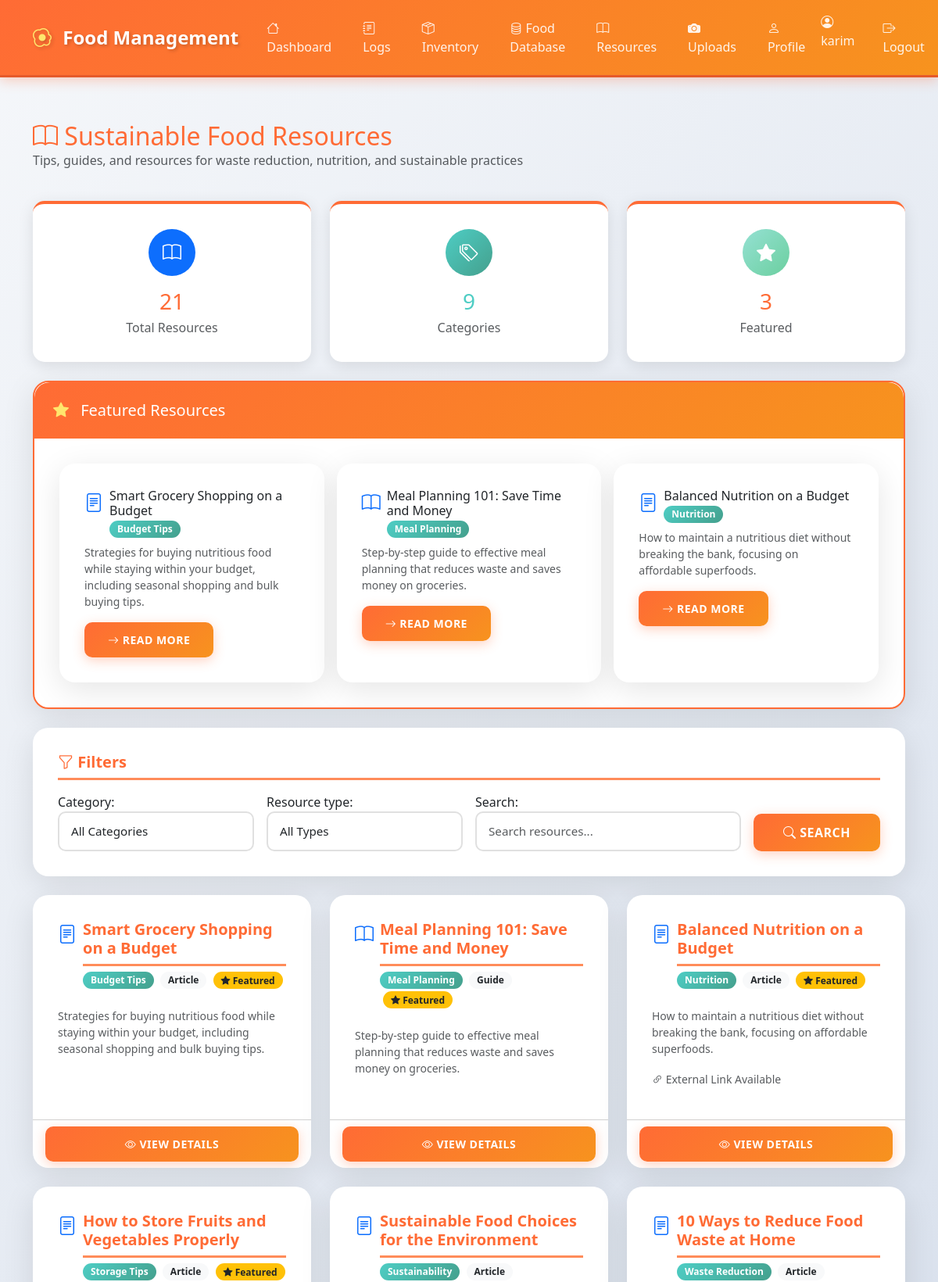
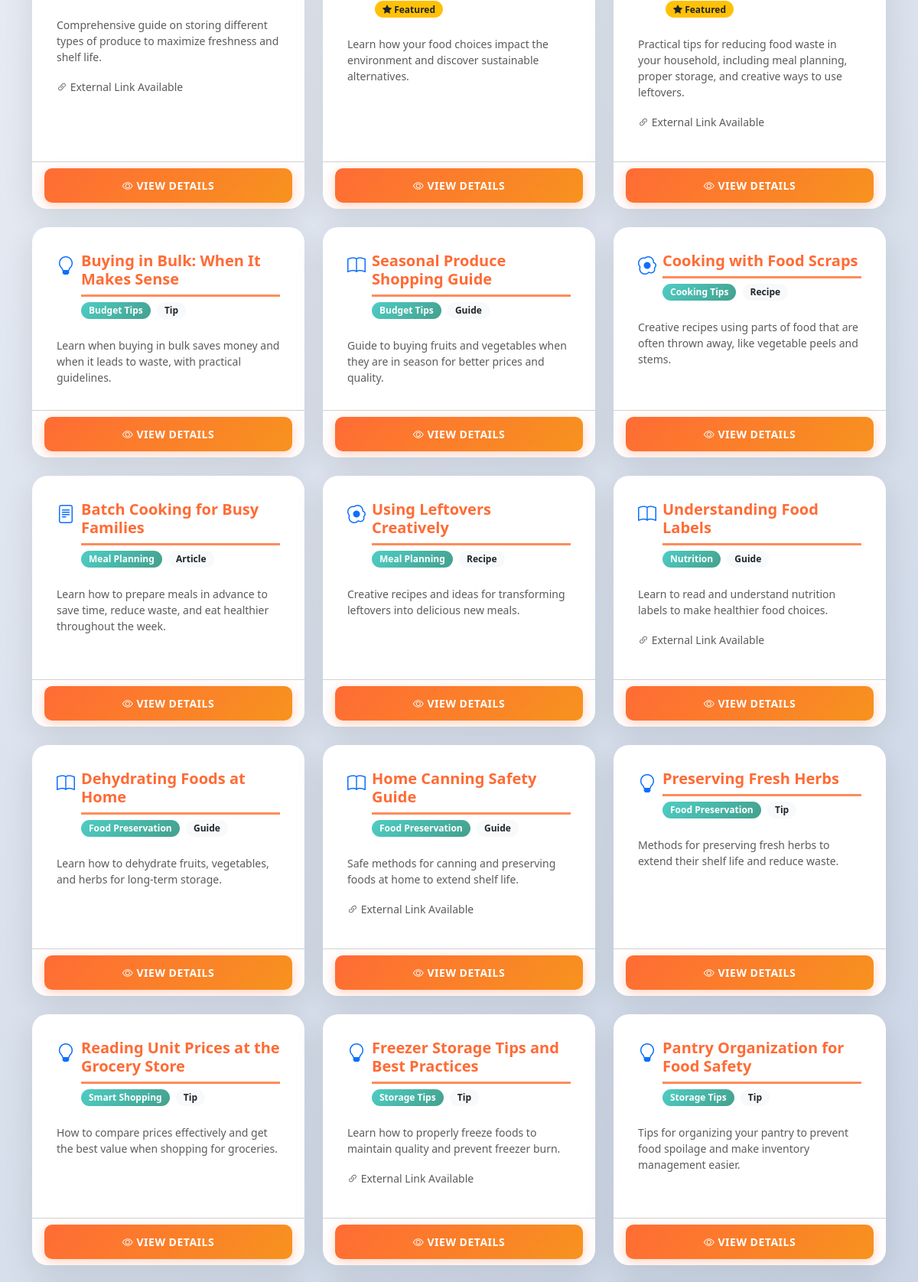
The app's page /resources/ (signed in, upper part) with its own data (2 pictures, top to bottom).
### resources/models.py (models this page shows, shortened)
class Resource(models.Model):
    CATEGORY_CHOICES = [
        ('waste_reduction', 'Waste Reduction'),
        ('budget_tips', 'Budget Tips'),
        ('meal_planning', 'Meal Planning'),
        ('storage_tips', 'Storage Tips'),
        ('nutrition', 'Nutrition'),
        ('sustainability', 'Sustainability'),
        ('cooking_tips', 'Cooking Tips'),
        ('preservation', 'Food Preservation'),
        ('shopping', 'Smart Shopping'),
        ('other', 'Other'),
    ]
    TYPE_CHOICES = [
        ('article', 'Article'),
        ('video', 'Video'),
        ('guide', 'Guide'),
        ('tip', 'Tip'),
        ('recipe', 'Recipe'),
        ('tool', 'Tool'),
        ('website', 'Website'),
    ]
    title = models.CharField(max_length=255, help_text="Title of the resource")
    description = models.TextField(help_text="Description of the resource")
    url = models.URLField(
        blank=True,
        null=True,
        help_text="URL to the resource (if applicable)"
    )
    category = models.CharField(
        max_length=50,
        choices=CATEGORY_CHOICES,
        help_text="Category of the resource"
    )
    resource_type = models.CharField(
        max_length=20,
        choices=TYPE_CHOICES,
        default='article',
        help_text="Type of resource"
    )
    featured = models.BooleanField(
        default=False,
        help_text="Mark as featured resource"
    )
    created_at = models.DateTimeField(auto_now_add=True)
    updated_at = models.DateTimeField(auto_now=True)
    class Meta:
        verbose_name = "Resource"
        verbose_name_plural = "Resources"
        ordering = ['-featured', 'category', 'title']
        indexes = [
            models.Index(fields=['category']),
            models.Index(fields=['resource_type']),
            models.Index(fields=['featured']),
        ]
    def get_type_icon(self):
        icons = {
            'article': 'bi-file-text',
            'video': 'bi-play-circle',
            'guide': 'bi-book',
            'tip': 'bi-lightbulb',
            'recipe': 'bi-egg-fried',
            'tool': 'bi-tools',
            'website': 'bi-globe',
        }
        return icons.get(self.resource_type, 'bi-file')

### resources/views.py (the view)
# urls.py: path('', views.resource_list, name='list'),
@login_required
def resource_list(request):
    resources = Resource.objects.all()
    filter_form = ResourceFilterForm(request.GET)
    if filter_form.is_valid():
        category = filter_form.cleaned_data.get('category')
        resource_type = filter_form.cleaned_data.get('resource_type')
        search = filter_form.cleaned_data.get('search')
        if category:
            resources = resources.filter(category=category)
        if resource_type:
            resources = resources.filter(resource_type=resource_type)
        if search:
            resources = resources.filter(
                Q(title__icontains=search) |
                Q(description__icontains=search)
            )
    featured_resources = resources.filter(featured=True)[:3]
    total_resources = resources.count()
    category_stats = resources.values('category').annotate(
        count=Count('id')
    ).order_by('-count')
    type_stats = resources.values('resource_type').annotate(
        count=Count('id')
    ).order_by('-count')
    resources_by_category = {}
    for resource in resources:
        category_name = resource.get_category_display()
        if category_name not in resources_by_category:
            resources_by_category[category_name] = []
        resources_by_category[category_name].append(resource)
    context = {
        'resources': resources,
        'featured_resources': featured_resources,
        'filter_form': filter_form,
        'total_resources': total_resources,
        'category_stats': category_stats,
        'type_stats': type_stats,
        'resources_by_category': resources_by_category,
    }
    return render(request, 'resources/list.html', context)

### templates/resources/list.html (shortened to what this page needs)
{% extends 'base.html' %}
{% block content %}
<div class="row mb-4">
    <div class="col-12">
        <h2 class="text-primary-custom mb-0">
            <i class="bi bi-book"></i> Sustainable Food Resources
        </h2>
        <p class="text-muted">Tips, guides, and resources for waste reduction, nutrition, and sustainable practices</p>
    </div>
</div>
<div class="row g-4 mb-4">
    <div class="col-md-4">
        <div class="dashboard-card text-center">
            <div class="rounded-circle bg-primary text-white d-flex align-items-center justify-content-center mx-auto mb-3" style="width: 60px; height: 60px; font-size: 1.5rem;">
                <i class="bi bi-book"></i>
            </div>
            <h3 class="mb-1" style="color: var(--primary-color);">{{ total_resources }}</h3>
            <p class="text-muted mb-0">Total Resources</p>
        </div>
    </div>
    <div class="col-md-4">
        <div class="dashboard-card text-center">
            <div class="rounded-circle text-white d-flex align-items-center justify-content-center mx-auto mb-3" style="width: 60px; height: 60px; font-size: 1.5rem; background: var(--gradient-secondary);">
                <i class="bi bi-tags"></i>
            </div>
            <h3 class="mb-1" style="color: var(--secondary-color);">{{ category_stats|length }}</h3>
            <p class="text-muted mb-0">Categories</p>
        </div>
    </div>
    <div class="col-md-4">
        <div class="dashboard-card text-center">
            <div class="rounded-circle text-white d-flex align-items-center justify-content-center mx-auto mb-3" style="width: 60px; height: 60px; font-size: 1.5rem; background: var(--gradient-success);">
                <i class="bi bi-star-fill"></i>
            </div>
            <h3 class="mb-1" style="color: var(--primary-color);">{{ featured_resources|length }}</h3>
            <p class="text-muted mb-0">Featured</p>
        </div>
    </div>
</div>
{% if featured_resources %}
<div class="card mb-4" style="border: 2px solid var(--primary-color);">
    <div class="card-header text-white">
        <h5 class="mb-0">
            <i class="bi bi-star-fill"></i> Featured Resources
        </h5>
    </div>
    <div class="card-body">
        <div class="row g-3">
            {% for resource in featured_resources %}
            <div class="col-md-4">
                <div class="card h-100">
                    <div class="card-body">
                        <div class="d-flex align-items-start mb-2">
                            <i class="bi {{ resource.get_type_icon }} text-primary me-2" style="font-size: 1.5rem;"></i>
                            <div>
                                <h6 class="card-title mb-0">{{ resource.title }}</h6>
                                <span class="badge" style="background: var(--gradient-secondary);">
                                    {{ resource.get_category_display }}
                                </span>
                            </div>
                        </div>
                        <p class="card-text small text-muted">{{ resource.description|truncatewords:20 }}</p>
                        <a href="{% url 'resources:detail' resource.pk %}" class="btn btn-sm btn-primary">
                            <i class="bi bi-arrow-right"></i> Read More
                        </a>
                    </div>
                </div>
            </div>
            {% endfor %}
        </div>
    </div>
</div>
{% endif %}
<div class="card mb-4">
    <div class="card-body">
        <h5 class="card-title mb-3">
            <i class="bi bi-funnel"></i> Filters
        </h5>
        <form method="get" class="row g-3">
            <div class="col-md-3">
                {{ filter_form.category.label_tag }}
                {{ filter_form.category }}
            </div>
            <div class="col-md-3">
                {{ filter_form.resource_type.label_tag }}
                {{ filter_form.resource_type }}
            </div>
            <div class="col-md-4">
                {{ filter_form.search.label_tag }}
                {{ filter_form.search }}
            </div>
            <div class="col-md-2 d-flex align-items-end">
                <button type="submit" class="btn btn-primary w-100">
                    <i class="bi bi-search"></i> Search
                </button>
            </div>
        </form>
    </div>
</div>
{% if resources %}
<div class="row g-4">
    {% for resource in resources %}
    <div class="col-md-6 col-lg-4">
        <div class="card h-100">
            <div class="card-body">
                <div class="d-flex align-items-start mb-3">
                    <i class="bi {{ resource.get_type_icon }} text-primary me-2" style="font-size: 1.5rem;"></i>
                    <div class="flex-grow-1">
                        <h5 class="card-title mb-1">{{ resource.title }}</h5>
                        <div class="mb-2">
                            <span class="badge" style="background: var(--gradient-secondary);">
                                {{ resource.get_category_display }}
                            </span>
                            <span class="badge bg-light text-dark ms-1">
                                {{ resource.get_resource_type_display }}
                            </span>
                            {% if resource.featured %}
                            <span class="badge bg-warning text-dark ms-1">
                                <i class="bi bi-star-fill"></i> Featured
                            </span>
                            {% endif %}
                        </div>
                    </div>
                </div>
                <p class="card-text text-muted small">{{ resource.description|truncatewords:25 }}</p>
                {% if resource.url %}
                <div class="mb-2">
                    <small class="text-muted">
                        <i class="bi bi-link-45deg"></i> External Link Available
                    </small>
                </div>
                {% endif %}
            </div>
            <div class="card-footer bg-transparent">
                <a href="{% url 'resources:detail' resource.pk %}" class="btn btn-sm btn-primary w-100">
                    <i class="bi bi-eye"></i> View Details
                </a>
            </div>
        </div>
    </div>
    {% endfor %}
</div>
{% endif %}
{% endblock %}

### templates/base.html (shortened to what this page needs)
<!DOCTYPE html>
<html lang="en">
<head>
    {% load static %}
    <link href="https://cdn.jsdelivr.net/npm/bootstrap@5.3.0/dist/css/bootstrap.min.css" rel="stylesheet">
    <link rel="stylesheet" href="https://cdn.jsdelivr.net/npm/bootstrap-icons@1.11.0/font/bootstrap-icons.css">
    <link rel="stylesheet" href="{% static 'css/style.css' %}">
</head>
<body>
    {% if user.is_authenticated %}
    <nav class="navbar navbar-expand-lg navbar-dark">
        <div class="container">
            <a class="navbar-brand" href="{% url 'dashboard_placeholder' %}">
                <i class="bi bi-egg-fried"></i> Food Management
            </a>
            <div class="collapse navbar-collapse" id="navbarNav">
                <ul class="navbar-nav me-auto">
                    <li class="nav-item">
                        <a class="nav-link" href="{% url 'dashboard_placeholder' %}">
                            <i class="bi bi-house"></i> Dashboard
                        </a>
                    </li>
                    <li class="nav-item">
                        <a class="nav-link" href="{% url 'logs:list' %}">
                            <i class="bi bi-journal-text"></i> Logs
                        </a>
                    </li>
                    <li class="nav-item">
                        <a class="nav-link" href="{% url 'inventory:list' %}">
                            <i class="bi bi-box-seam"></i> Inventory
                        </a>
                    </li>
                    <li class="nav-item">
                        <a class="nav-link" href="{% url 'inventory:food_items_list' %}">
                            <i class="bi bi-database"></i> Food Database
                        </a>
                    </li>
                    <li class="nav-item">
                        <a class="nav-link" href="{% url 'resources:list' %}">
                            <i class="bi bi-book"></i> Resources
                        </a>
                    </li>
                    <li class="nav-item">
                        <a class="nav-link" href="{% url 'uploads:list' %}">
                            <i class="bi bi-camera-fill"></i> Uploads
                        </a>
                    </li>
                    <li class="nav-item">
                        <a class="nav-link" href="{% url 'accounts:profile' %}">
                            <i class="bi bi-person"></i> Profile
                        </a>
                    </li>
                </ul>
                <ul class="navbar-nav">
                    <li class="nav-item">
                        <span class="navbar-text me-3">
                            <i class="bi bi-person-circle"></i> {{ user.username }}
                        </span>
                    </li>
                    <li class="nav-item">
                        <a class="nav-link" href="{% url 'accounts:logout' %}">
                            <i class="bi bi-box-arrow-right"></i> Logout
                        </a>
                    </li>
                </ul>
            </div>
        </div>
    </nav>
    {% endif %}
    <main class="container my-4">
        {% block content %}{% endblock %}
    </main>
</body>
</html>

### records on screen
Resource: title "Smart Grocery Shopping on a Budget", category "Budget Tips", description "Strategies for buying nutritious food while staying within your budget, including seasonal shopping and bulk buying tips.", resource_type "Article", featured True (drawn)
Resource: title "Meal Planning 101: Save Time and Money", category "Meal Planning", description "Step-by-step guide to effective meal planning that reduces waste and saves money on groceries.", resource_type "Guide", featured True (drawn)
Resource: title "Balanced Nutrition on a Budget", category "Nutrition", description "How to maintain a nutritious diet without breaking the bank, focusing on affordable superfoods.", resource_type "Article", featured True (drawn), shows "External Link Available"
Resource: title "How to Store Fruits and Vegetables Properly", category "Storage Tips", resource_type "Article", featured True (drawn), description "Comprehensive guide on storing different types of produce to maximize freshness and shelf life.", shows "External Link Available"
Resource: title "Sustainable Food Choices for the Environment", category "Sustainability", resource_type "Article", featured True (drawn), description "Learn how your food choices impact the environment and discover sustainable alternatives."
Resource: title "10 Ways to Reduce Food Waste at Home", category "Waste Reduction", resource_type "Article", featured True (drawn), description "Practical tips for reducing food waste in your household, including meal planning, proper storage, and creative ways to use leftovers.", shows "External Link Available"
Resource: title "Buying in Bulk: When It Makes Sense", category "Budget Tips", resource_type "Tip", description "Learn when buying in bulk saves money and when it leads to waste, with practical guidelines."
Resource: title "Seasonal Produce Shopping Guide", category "Budget Tips", resource_type "Guide", description "Guide to buying fruits and vegetables when they are in season for better prices and quality."
Resource: title "Cooking with Food Scraps", category "Cooking Tips", resource_type "Recipe", description "Creative recipes using parts of food that are often thrown away, like vegetable peels and stems."
Resource: title "Batch Cooking for Busy Families", category "Meal Planning", resource_type "Article", description "Learn how to prepare meals in advance to save time, reduce waste, and eat healthier throughout the week."
Resource: title "Using Leftovers Creatively", category "Meal Planning", resource_type "Recipe", description "Creative recipes and ideas for transforming leftovers into delicious new meals."
Resource: title "Understanding Food Labels", category "Nutrition", resource_type "Guide", description "Learn to read and understand nutrition labels to make healthier food choices.", shows "External Link Available"
Resource: title "Dehydrating Foods at Home", category "Food Preservation", resource_type "Guide", description "Learn how to dehydrate fruits, vegetables, and herbs for long-term storage."
Resource: title "Home Canning Safety Guide", category "Food Preservation", resource_type "Guide", description "Safe methods for canning and preserving foods at home to extend shelf life.", shows "External Link Available"
Resource: title "Preserving Fresh Herbs", category "Food Preservation", resource_type "Tip", description "Methods for preserving fresh herbs to extend their shelf life and reduce waste."
Resource: title "Reading Unit Prices at the Grocery Store", category "Smart Shopping", resource_type "Tip", description "How to compare prices effectively and get the best value when shopping for groceries."
Resource: title "Freezer Storage Tips and Best Practices", category "Storage Tips", resource_type "Tip", description "Learn how to properly freeze foods to maintain quality and prevent freezer burn.", shows "External Link Available"
Resource: title "Pantry Organization for Food Safety", category "Storage Tips", resource_type "Tip", description "Tips for organizing your pantry to prevent food spoilage and make inventory management easier."

### other values on screen
{{ user.username }} "karim"
{{ total_resources }} "21"
{{ category_stats|length }} "9"
{{ featured_resources|length }} "3"
{{ filter_form.category.label_tag }} "Category:"
{{ filter_form.resource_type.label_tag }} "Resource type:"
{{ filter_form.search.label_tag }} "Search:"
